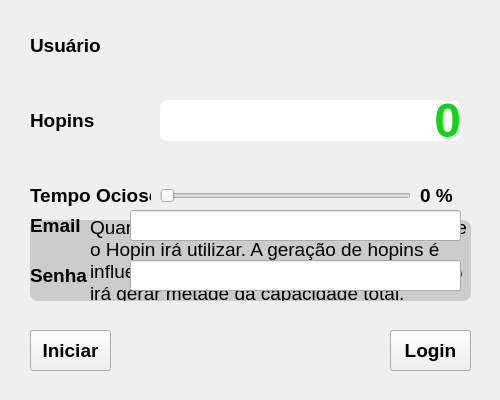
<?xml version="1.0" encoding="UTF-8"?>
<ui version="4.0">
 <class>MainWindow</class>
 <widget class="QMainWindow" name="MainWindow">
  <property name="geometry">
   <rect>
    <x>0</x>
    <y>0</y>
    <width>500</width>
    <height>400</height>
   </rect>
  </property>
  <property name="windowTitle">
   <string>hopin</string>
  </property>
  <widget class="QWidget" name="centralWidget">
   <widget class="QWidget" name="login_wdg" native="true">
    <property name="enabled">
     <bool>true</bool>
    </property>
    <property name="geometry">
     <rect>
      <x>10</x>
      <y>10</y>
      <width>480</width>
      <height>380</height>
     </rect>
    </property>
    <property name="autoFillBackground">
     <bool>false</bool>
    </property>
    <property name="styleSheet">
     <string notr="true"/>
    </property>
    <widget class="QLabel" name="email_lbl">
     <property name="geometry">
      <rect>
       <x>20</x>
       <y>200</y>
       <width>81</width>
       <height>31</height>
      </rect>
     </property>
     <property name="font">
      <font>
       <family>Arial</family>
       <pointsize>14</pointsize>
       <weight>75</weight>
       <bold>true</bold>
      </font>
     </property>
     <property name="text">
      <string>Email</string>
     </property>
    </widget>
    <widget class="QLabel" name="pass_lbl">
     <property name="geometry">
      <rect>
       <x>20</x>
       <y>250</y>
       <width>81</width>
       <height>31</height>
      </rect>
     </property>
     <property name="font">
      <font>
       <family>Arial</family>
       <pointsize>14</pointsize>
       <weight>75</weight>
       <bold>true</bold>
      </font>
     </property>
     <property name="text">
      <string>Senha</string>
     </property>
    </widget>
    <widget class="QLineEdit" name="email_txt">
     <property name="geometry">
      <rect>
       <x>120</x>
       <y>200</y>
       <width>331</width>
       <height>31</height>
      </rect>
     </property>
     <property name="font">
      <font>
       <family>Arial</family>
       <pointsize>12</pointsize>
       <weight>75</weight>
       <bold>true</bold>
      </font>
     </property>
    </widget>
    <widget class="QLineEdit" name="pass_txt">
     <property name="geometry">
      <rect>
       <x>120</x>
       <y>250</y>
       <width>331</width>
       <height>31</height>
      </rect>
     </property>
     <property name="font">
      <font>
       <family>Arial</family>
       <pointsize>12</pointsize>
       <weight>75</weight>
       <bold>true</bold>
      </font>
     </property>
     <property name="echoMode">
      <enum>QLineEdit::Password</enum>
     </property>
    </widget>
    <widget class="QPushButton" name="login_btn">
     <property name="geometry">
      <rect>
       <x>380</x>
       <y>320</y>
       <width>81</width>
       <height>41</height>
      </rect>
     </property>
     <property name="font">
      <font>
       <family>Arial</family>
       <pointsize>14</pointsize>
       <weight>75</weight>
       <bold>true</bold>
      </font>
     </property>
     <property name="text">
      <string>Login</string>
     </property>
    </widget>
    <widget class="QWidget" name="logo_wdg" native="true">
     <property name="geometry">
      <rect>
       <x>20</x>
       <y>20</y>
       <width>441</width>
       <height>141</height>
      </rect>
     </property>
     <property name="styleSheet">
      <string notr="true">QWidget#logo_wdg{
	background-color: rgb(204, 204, 204);
	border-radius: 8px;
	background-image: url(:/images/hopin);
	background-position: center;
	background-repeat: none;
}s</string>
     </property>
    </widget>
    <widget class="QLabel" name="loginwarn_lbl">
     <property name="geometry">
      <rect>
       <x>120</x>
       <y>320</y>
       <width>251</width>
       <height>41</height>
      </rect>
     </property>
     <property name="font">
      <font>
       <family>Arial</family>
       <pointsize>14</pointsize>
       <weight>75</weight>
       <bold>true</bold>
      </font>
     </property>
     <property name="styleSheet">
      <string notr="true">color: rgb(255,28,23);</string>
     </property>
     <property name="text">
      <string/>
     </property>
     <property name="alignment">
      <set>Qt::AlignRight|Qt::AlignTrailing|Qt::AlignVCenter</set>
     </property>
     <property name="wordWrap">
      <bool>true</bool>
     </property>
    </widget>
   </widget>
   <widget class="QWidget" name="main_wdg" native="true">
    <property name="enabled">
     <bool>true</bool>
    </property>
    <property name="geometry">
     <rect>
      <x>10</x>
      <y>10</y>
      <width>480</width>
      <height>380</height>
     </rect>
    </property>
    <property name="autoFillBackground">
     <bool>false</bool>
    </property>
    <property name="styleSheet">
     <string notr="true"/>
    </property>
    <widget class="QPushButton" name="stop_btn">
     <property name="enabled">
      <bool>false</bool>
     </property>
     <property name="geometry">
      <rect>
       <x>380</x>
       <y>320</y>
       <width>81</width>
       <height>41</height>
      </rect>
     </property>
     <property name="font">
      <font>
       <family>Arial</family>
       <pointsize>14</pointsize>
       <weight>75</weight>
       <bold>true</bold>
      </font>
     </property>
     <property name="text">
      <string>Parar</string>
     </property>
    </widget>
    <widget class="QPushButton" name="start_btn">
     <property name="geometry">
      <rect>
       <x>20</x>
       <y>320</y>
       <width>81</width>
       <height>41</height>
      </rect>
     </property>
     <property name="font">
      <font>
       <family>Arial</family>
       <pointsize>14</pointsize>
       <weight>75</weight>
       <bold>true</bold>
      </font>
     </property>
     <property name="text">
      <string>Iniciar</string>
     </property>
    </widget>
    <widget class="QLabel" name="idletime_lbl">
     <property name="geometry">
      <rect>
       <x>20</x>
       <y>170</y>
       <width>121</width>
       <height>31</height>
      </rect>
     </property>
     <property name="font">
      <font>
       <family>Arial</family>
       <pointsize>14</pointsize>
       <weight>75</weight>
       <bold>true</bold>
      </font>
     </property>
     <property name="text">
      <string>Tempo Ocioso</string>
     </property>
    </widget>
    <widget class="QSlider" name="idletime_sldr">
     <property name="geometry">
      <rect>
       <x>150</x>
       <y>170</y>
       <width>251</width>
       <height>31</height>
      </rect>
     </property>
     <property name="maximum">
      <number>2</number>
     </property>
     <property name="pageStep">
      <number>1</number>
     </property>
     <property name="sliderPosition">
      <number>0</number>
     </property>
     <property name="orientation">
      <enum>Qt::Horizontal</enum>
     </property>
    </widget>
    <widget class="QLabel" name="user_lbl">
     <property name="geometry">
      <rect>
       <x>20</x>
       <y>20</y>
       <width>101</width>
       <height>31</height>
      </rect>
     </property>
     <property name="font">
      <font>
       <family>Arial</family>
       <pointsize>14</pointsize>
       <weight>75</weight>
       <bold>true</bold>
      </font>
     </property>
     <property name="text">
      <string>Usuário</string>
     </property>
    </widget>
    <widget class="QLabel" name="useremail_lbl">
     <property name="geometry">
      <rect>
       <x>150</x>
       <y>20</y>
       <width>311</width>
       <height>31</height>
      </rect>
     </property>
     <property name="font">
      <font>
       <family>Arial</family>
       <pointsize>14</pointsize>
       <weight>75</weight>
       <bold>true</bold>
      </font>
     </property>
     <property name="text">
      <string/>
     </property>
    </widget>
    <widget class="QLabel" name="hopins_lbl">
     <property name="geometry">
      <rect>
       <x>20</x>
       <y>90</y>
       <width>101</width>
       <height>41</height>
      </rect>
     </property>
     <property name="font">
      <font>
       <family>Arial</family>
       <pointsize>14</pointsize>
       <weight>75</weight>
       <bold>true</bold>
      </font>
     </property>
     <property name="text">
      <string>Hopins</string>
     </property>
    </widget>
    <widget class="QLabel" name="hopinsvalue_lbl">
     <property name="geometry">
      <rect>
       <x>150</x>
       <y>90</y>
       <width>301</width>
       <height>41</height>
      </rect>
     </property>
     <property name="font">
      <font>
       <family>Arial</family>
       <pointsize>36</pointsize>
       <weight>75</weight>
       <bold>true</bold>
      </font>
     </property>
     <property name="styleSheet">
      <string notr="true">color: rgb(19, 214, 23);
background-color: rgb(255, 255, 255);
border: 0px solid white;
border-radius: 8px;</string>
     </property>
     <property name="text">
      <string>0</string>
     </property>
     <property name="alignment">
      <set>Qt::AlignRight|Qt::AlignTrailing|Qt::AlignVCenter</set>
     </property>
    </widget>
    <widget class="QWidget" name="warn_wdg" native="true">
     <property name="geometry">
      <rect>
       <x>20</x>
       <y>210</y>
       <width>441</width>
       <height>81</height>
      </rect>
     </property>
     <property name="styleSheet">
      <string notr="true">QWidget#warn_wdg{
	background-color: rgb(204, 204, 204);
	border-radius: 8px;
	background-image: url(:/images/alert);
	background-position: left;
	background-repeat: none;
}</string>
     </property>
     <widget class="QLabel" name="warn_lbl">
      <property name="geometry">
       <rect>
        <x>60</x>
        <y>0</y>
        <width>381</width>
        <height>81</height>
       </rect>
      </property>
      <property name="font">
       <font>
        <family>Arial</family>
        <pointsize>14</pointsize>
        <weight>50</weight>
        <bold>false</bold>
       </font>
      </property>
      <property name="styleSheet">
       <string notr="true"/>
      </property>
      <property name="text">
       <string>Quantidade de tempo ocioso do sistema que o Hopin irá utilizar. A geração de hopins é influenciada por este valor, ou seja, em 50% irá gerar metade da capacidade total.</string>
      </property>
      <property name="wordWrap">
       <bool>true</bool>
      </property>
     </widget>
    </widget>
    <widget class="QLabel" name="percent_lbl">
     <property name="geometry">
      <rect>
       <x>410</x>
       <y>170</y>
       <width>61</width>
       <height>31</height>
      </rect>
     </property>
     <property name="font">
      <font>
       <family>Arial</family>
       <pointsize>14</pointsize>
       <weight>75</weight>
       <bold>true</bold>
      </font>
     </property>
     <property name="text">
      <string>0 %</string>
     </property>
    </widget>
    <widget class="QLabel" name="status_lbl">
     <property name="geometry">
      <rect>
       <x>110</x>
       <y>320</y>
       <width>261</width>
       <height>41</height>
      </rect>
     </property>
     <property name="font">
      <font>
       <family>Arial</family>
       <pointsize>14</pointsize>
       <weight>75</weight>
       <bold>true</bold>
      </font>
     </property>
     <property name="styleSheet">
      <string notr="true">color: rgb(255,28,23);</string>
     </property>
     <property name="text">
      <string/>
     </property>
     <property name="alignment">
      <set>Qt::AlignLeading|Qt::AlignLeft|Qt::AlignVCenter</set>
     </property>
     <property name="wordWrap">
      <bool>true</bool>
     </property>
    </widget>
   </widget>
   <zorder>main_wdg</zorder>
   <zorder>login_wdg</zorder>
  </widget>
 </widget>
 <layoutdefault spacing="6" margin="11"/>
 <resources/>
 <connections/>
</ui>
